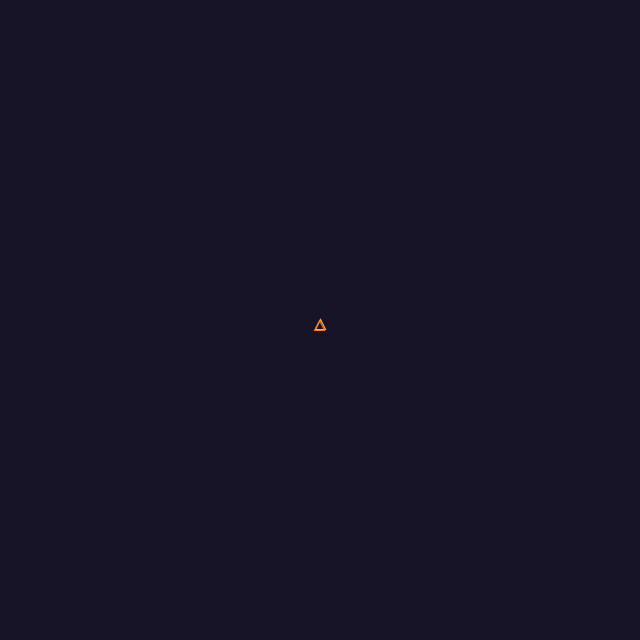
Frame 1 (no input)
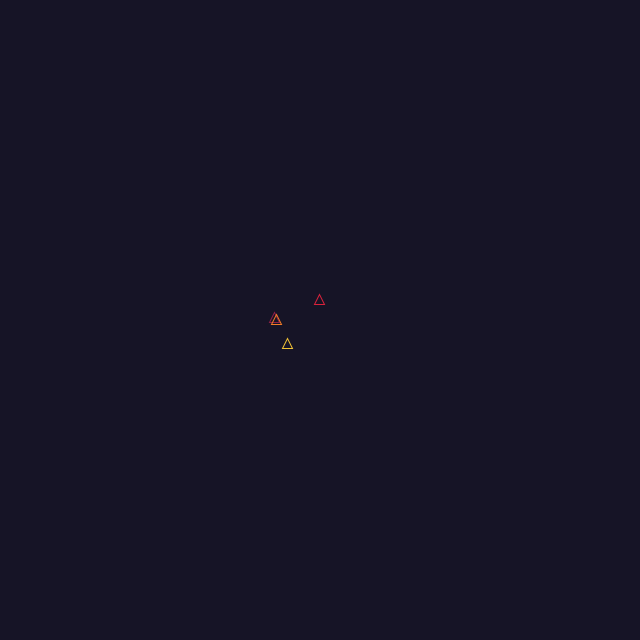
Frame 60 (the mouse pressed at the canvas centre just before this capture)
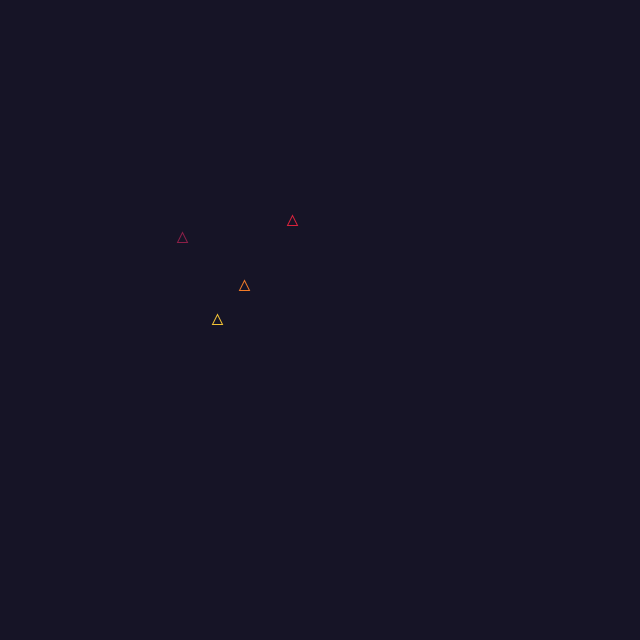
Frame 120 (the mouse held since frame 60 and released just before this capture)

The Processing sketch that drew these frames (run headless with seeded random() and noise(); from frame 60 on, the mouse is pressed at the canvas centre):

// Processing sketch: ex_1_6_perlin_acceleration
// ── ex_1_6_perlin_acceleration.pde
int width = 640;
int height = 640;
Mover w, w1, w2, w3;

void setup() 
{
  size(640, 640);
  w = new Mover(140, 31, 71);
  w1 = new Mover(217, 34, 59);
  w2 = new Mover(242, 195, 53);
  w3 = new Mover(242, 123, 39);
}

void draw() {
  background(22, 20, 38);
  w.update();
  w.display();
  w1.update();
  w1.display();
  w2.update();
  w2.display();
  w3.update();
  w3.display();
}

class Mover {
  PVector location, velocity, prev, acceleration, offset;
  int r, g, b;
  float topspeed;

  Mover(int r, int g, int b) {
    location = new PVector(width/2, height/2);
    velocity = new PVector(0, 0);
    acceleration = new PVector(-0.001, 0.001);
    prev = new PVector(location.x, location.y);
    offset = new PVector(random(8888), random(8888));
    this.r = r;
    this.g = g;
    this.b = b;
    topspeed = random(1, 3.5);
  }

  void display() {
    stroke(r, g, b);
    noFill();
    triangle(
      location.x, location.y,
      location.x + 5, location.y + 10,
      location.x - 5, location.y + 10
    );
    smooth();
  }

  void update() {
    checkEdges();
    float stepsize = montecarlo()*1.5;
    offset.x += stepsize;
    offset.y += stepsize;
    acceleration.x = map(noise(offset.x), 0, 1, -0.2, 0.2);
    acceleration.y = map(noise(offset.y), 0, 1, -0.2, 0.2);
    velocity.add(acceleration);
    velocity.limit(topspeed);
    location.add(velocity);
  }
  
  void limit(float max) {
    if (velocity.x > max) {
      velocity.x = max; 
    }
    if (velocity.y > max) {
      velocity.y = max; 
    }
  }
  
  void checkEdges() {
    if (location.y < 0) {
      location.y = height; 
    }
    if (location.y > height) {
      location.y = 0; 
    }
    if (location.x < 0) {
      location.x = width;
    }
    if (location.x > width) {
      location.x = 0;
    }
  }
  
  float montecarlo() {
    while (true) {
      float r1 = random(-1, 1);
      float p = pow(1.0 - r1, topspeed);
      float r2 = random(1);
      if (r2 < p) {
        return r1;
      }
    }
  }
}
